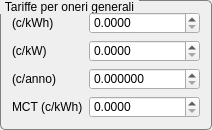
           <widget class="QGroupBox" name="groupGenerali">
            <property name="sizePolicy">
             <sizepolicy hsizetype="Preferred" vsizetype="Expanding">
              <horstretch>0</horstretch>
              <verstretch>0</verstretch>
             </sizepolicy>
            </property>
            <property name="minimumSize">
             <size>
              <width>200</width>
              <height>0</height>
             </size>
            </property>
            <property name="toolTip">
             <string/>
            </property>
            <property name="styleSheet">
             <string notr="true">QGroupBox::title {
     subcontrol-origin: margin;
     subcontrol-position: top left; /* position at the top center */
     padding: 0 3px;
      
 }
QGroupBox {
      
     border: 1px solid gray;
     border-radius: 5px;
     margin-top: 2ex; /* leave space at the top for the title */
 }</string>
            </property>
            <property name="title">
             <string>Tariffe per oneri generali</string>
            </property>
            <layout class="QGridLayout" name="gridLayout_32">
             <item row="0" column="0">
              <widget class="QLabel" name="label_9">
               <property name="text">
                <string>(c/kWh)</string>
               </property>
              </widget>
             </item>
             <item row="0" column="1">
              <widget class="QDoubleSpinBox" name="dAUCkWh">
               <property name="sizePolicy">
                <sizepolicy hsizetype="Minimum" vsizetype="Fixed">
                 <horstretch>0</horstretch>
                 <verstretch>0</verstretch>
                </sizepolicy>
               </property>
               <property name="toolTip">
                <string/>
               </property>
               <property name="decimals">
                <number>4</number>
               </property>
               <property name="maximum">
                <double>1000000000.000000000000000</double>
               </property>
              </widget>
             </item>
             <item row="1" column="0">
              <widget class="QLabel" name="label_12">
               <property name="text">
                <string>(c/kW)</string>
               </property>
              </widget>
             </item>
             <item row="1" column="1">
              <widget class="QDoubleSpinBox" name="dAUCkW">
               <property name="sizePolicy">
                <sizepolicy hsizetype="Minimum" vsizetype="Fixed">
                 <horstretch>0</horstretch>
                 <verstretch>0</verstretch>
                </sizepolicy>
               </property>
               <property name="toolTip">
                <string/>
               </property>
               <property name="decimals">
                <number>4</number>
               </property>
               <property name="maximum">
                <double>1000000000.000000000000000</double>
               </property>
              </widget>
             </item>
             <item row="2" column="0">
              <widget class="QLabel" name="label_22">
               <property name="text">
                <string>(c/anno)</string>
               </property>
              </widget>
             </item>
             <item row="2" column="1">
              <widget class="QDoubleSpinBox" name="dAUCanno">
               <property name="sizePolicy">
                <sizepolicy hsizetype="Minimum" vsizetype="Fixed">
                 <horstretch>0</horstretch>
                 <verstretch>0</verstretch>
                </sizepolicy>
               </property>
               <property name="toolTip">
                <string/>
               </property>
               <property name="decimals">
                <number>6</number>
               </property>
               <property name="maximum">
                <double>1000000000.000000000000000</double>
               </property>
              </widget>
             </item>
             <item row="3" column="0">
              <widget class="QLabel" name="label_78">
               <property name="toolTip">
                <string>&lt;p&gt; MCT &amp;egrave; una tariffa che non rimborsabile in regime di scambio. &lt;/p&gt;</string>
               </property>
               <property name="text">
                <string>MCT (c/kWh)</string>
               </property>
              </widget>
             </item>
             <item row="3" column="1">
              <widget class="QDoubleSpinBox" name="dMCTkWh">
               <property name="decimals">
                <number>4</number>
               </property>
               <property name="maximum">
                <double>1000000000.000000000000000</double>
               </property>
              </widget>
             </item>
            </layout>
           </widget>
